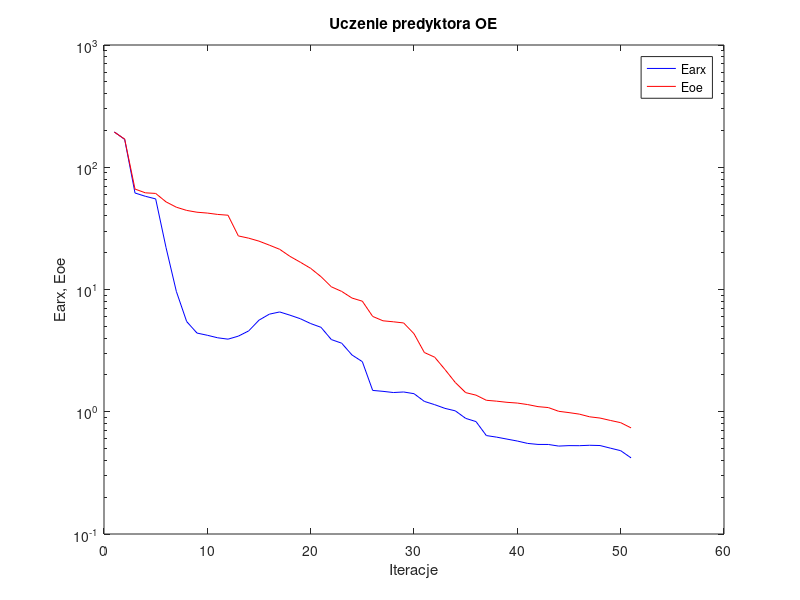
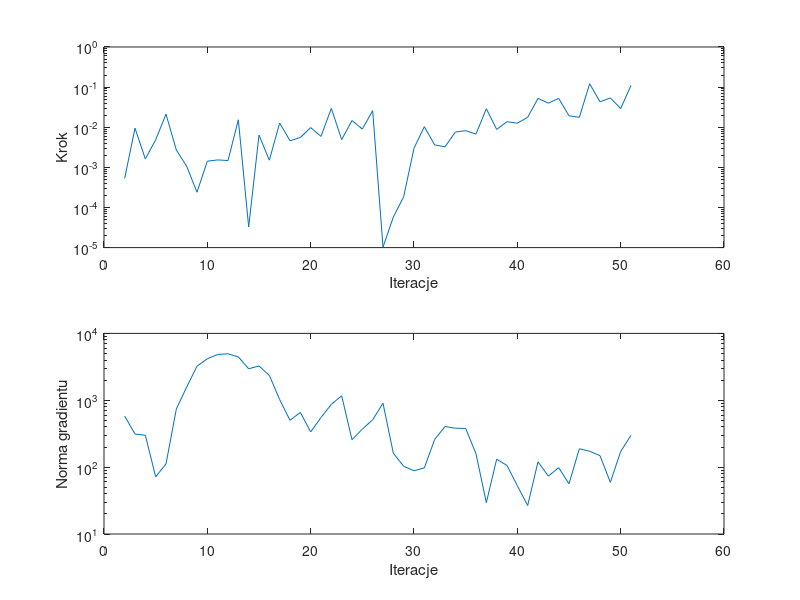

Write the MATLAB code that produced these figures, in order.
%uczenie predyktora oe
clear all;
n=0; farx(n+1)=1.944752e+002; foe(n+1)=1.938575e+002; wspucz(n+1)=0.000000e+000; ng(n+1)=0.000000e+000;
%odnowa zmiennej metryki
n=1; farx(n+1)=1.690092e+002; foe(n+1)=1.699176e+002; krok(n+1)=5.324041e-004; ng(n+1)=5.793800e+002;
n=2; farx(n+1)=6.158003e+001; foe(n+1)=6.631539e+001; krok(n+1)=9.473853e-003; ng(n+1)=3.123598e+002;
n=3; farx(n+1)=5.788163e+001; foe(n+1)=6.177671e+001; krok(n+1)=1.624224e-003; ng(n+1)=2.998811e+002;
n=4; farx(n+1)=5.510029e+001; foe(n+1)=6.108230e+001; krok(n+1)=4.841655e-003; ng(n+1)=7.176803e+001;
n=5; farx(n+1)=2.208694e+001; foe(n+1)=5.212071e+001; krok(n+1)=2.117616e-002; ng(n+1)=1.116609e+002;
n=6; farx(n+1)=9.648415e+000; foe(n+1)=4.711740e+001; krok(n+1)=2.707062e-003; ng(n+1)=7.394147e+002;
n=7; farx(n+1)=5.467801e+000; foe(n+1)=4.435765e+001; krok(n+1)=1.064808e-003; ng(n+1)=1.575090e+003;
n=8; farx(n+1)=4.402326e+000; foe(n+1)=4.287314e+001; krok(n+1)=2.400073e-004; ng(n+1)=3.231355e+003;
n=9; farx(n+1)=4.223005e+000; foe(n+1)=4.219100e+001; krok(n+1)=1.424799e-003; ng(n+1)=4.166987e+003;
n=10; farx(n+1)=4.027799e+000; foe(n+1)=4.112939e+001; krok(n+1)=1.532816e-003; ng(n+1)=4.841369e+003;
n=11; farx(n+1)=3.924136e+000; foe(n+1)=4.051590e+001; krok(n+1)=1.478815e-003; ng(n+1)=4.954435e+003;
n=12; farx(n+1)=4.153912e+000; foe(n+1)=2.743431e+001; krok(n+1)=1.532510e-002; ng(n+1)=4.449800e+003;
n=13; farx(n+1)=4.584197e+000; foe(n+1)=2.630163e+001; krok(n+1)=3.273007e-005; ng(n+1)=2.958407e+003;
n=14; farx(n+1)=5.613969e+000; foe(n+1)=2.486635e+001; krok(n+1)=6.374691e-003; ng(n+1)=3.256552e+003;
n=15; farx(n+1)=6.284611e+000; foe(n+1)=2.306234e+001; krok(n+1)=1.508794e-003; ng(n+1)=2.355279e+003;
n=16; farx(n+1)=6.552245e+000; foe(n+1)=2.132157e+001; krok(n+1)=1.270603e-002; ng(n+1)=1.021761e+003;
n=17; farx(n+1)=6.164334e+000; foe(n+1)=1.866138e+001; krok(n+1)=4.605442e-003; ng(n+1)=5.010611e+002;
n=18; farx(n+1)=5.767046e+000; foe(n+1)=1.671657e+001; krok(n+1)=5.548179e-003; ng(n+1)=6.583330e+002;
n=19; farx(n+1)=5.265536e+000; foe(n+1)=1.489429e+001; krok(n+1)=9.787685e-003; ng(n+1)=3.360635e+002;
n=20; farx(n+1)=4.905347e+000; foe(n+1)=1.273639e+001; krok(n+1)=5.906887e-003; ng(n+1)=5.530885e+002;
n=21; farx(n+1)=3.895395e+000; foe(n+1)=1.052269e+001; krok(n+1)=2.954351e-002; ng(n+1)=8.689177e+002;
n=22; farx(n+1)=3.637539e+000; foe(n+1)=9.647546e+000; krok(n+1)=4.912155e-003; ng(n+1)=1.166709e+003;
n=23; farx(n+1)=2.913152e+000; foe(n+1)=8.513164e+000; krok(n+1)=1.470844e-002; ng(n+1)=2.572051e+002;
n=24; farx(n+1)=2.569091e+000; foe(n+1)=8.024795e+000; krok(n+1)=8.996953e-003; ng(n+1)=3.698754e+002;
n=25; farx(n+1)=1.494944e+000; foe(n+1)=6.023275e+000; krok(n+1)=2.592196e-002; ng(n+1)=5.114185e+002;
%odnowa zmiennej metryki
n=26; farx(n+1)=1.468614e+000; foe(n+1)=5.546424e+000; krok(n+1)=1.030147e-005; ng(n+1)=9.025304e+002;
n=27; farx(n+1)=1.436309e+000; foe(n+1)=5.444001e+000; krok(n+1)=5.770216e-005; ng(n+1)=1.613319e+002;
n=28; farx(n+1)=1.451098e+000; foe(n+1)=5.325445e+000; krok(n+1)=1.851494e-004; ng(n+1)=1.030546e+002;
n=29; farx(n+1)=1.405599e+000; foe(n+1)=4.347912e+000; krok(n+1)=2.998733e-003; ng(n+1)=8.824357e+001;
n=30; farx(n+1)=1.215348e+000; foe(n+1)=3.052671e+000; krok(n+1)=1.034736e-002; ng(n+1)=9.753250e+001;
n=31; farx(n+1)=1.142854e+000; foe(n+1)=2.795052e+000; krok(n+1)=3.625910e-003; ng(n+1)=2.596956e+002;
n=32; farx(n+1)=1.065393e+000; foe(n+1)=2.214506e+000; krok(n+1)=3.248447e-003; ng(n+1)=4.050016e+002;
n=33; farx(n+1)=1.017162e+000; foe(n+1)=1.733692e+000; krok(n+1)=7.585588e-003; ng(n+1)=3.819124e+002;
n=34; farx(n+1)=8.828096e-001; foe(n+1)=1.433860e+000; krok(n+1)=8.202462e-003; ng(n+1)=3.793797e+002;
n=35; farx(n+1)=8.309760e-001; foe(n+1)=1.367354e+000; krok(n+1)=6.734730e-003; ng(n+1)=1.581338e+002;
n=36; farx(n+1)=6.386199e-001; foe(n+1)=1.241208e+000; krok(n+1)=2.896961e-002; ng(n+1)=2.948690e+001;
n=37; farx(n+1)=6.198381e-001; foe(n+1)=1.220566e+000; krok(n+1)=8.816889e-003; ng(n+1)=1.314144e+002;
n=38; farx(n+1)=5.974243e-001; foe(n+1)=1.194449e+000; krok(n+1)=1.370601e-002; ng(n+1)=1.059189e+002;
n=39; farx(n+1)=5.760733e-001; foe(n+1)=1.177861e+000; krok(n+1)=1.260621e-002; ng(n+1)=5.272825e+001;
n=40; farx(n+1)=5.507617e-001; foe(n+1)=1.144797e+000; krok(n+1)=1.767909e-002; ng(n+1)=2.666302e+001;
n=41; farx(n+1)=5.404550e-001; foe(n+1)=1.101247e+000; krok(n+1)=5.223014e-002; ng(n+1)=1.202273e+002;
n=42; farx(n+1)=5.399819e-001; foe(n+1)=1.081928e+000; krok(n+1)=3.982240e-002; ng(n+1)=7.341250e+001;
n=43; farx(n+1)=5.238446e-001; foe(n+1)=1.008570e+000; krok(n+1)=5.235740e-002; ng(n+1)=9.823656e+001;
n=44; farx(n+1)=5.284490e-001; foe(n+1)=9.838739e-001; krok(n+1)=1.931884e-002; ng(n+1)=5.643774e+001;
n=45; farx(n+1)=5.277606e-001; foe(n+1)=9.562367e-001; krok(n+1)=1.767909e-002; ng(n+1)=1.882967e+002;
n=46; farx(n+1)=5.319020e-001; foe(n+1)=9.091363e-001; krok(n+1)=1.211380e-001; ng(n+1)=1.726257e+002;
n=47; farx(n+1)=5.292675e-001; foe(n+1)=8.881647e-001; krok(n+1)=4.294671e-002; ng(n+1)=1.485518e+002;
n=48; farx(n+1)=5.039348e-001; foe(n+1)=8.492043e-001; krok(n+1)=5.382558e-002; ng(n+1)=5.926689e+001;
n=49; farx(n+1)=4.804308e-001; foe(n+1)=8.142907e-001; krok(n+1)=2.925850e-002; ng(n+1)=1.712447e+002;
n=50; farx(n+1)=4.197788e-001; foe(n+1)=7.382386e-001; krok(n+1)=1.096481e-001; ng(n+1)=2.992366e+002;

figure; semilogy(farx,'b'); hold on; semilogy(foe,'r'); xlabel('Iteracje'); ylabel('Earx, Eoe'); legend('Earx','Eoe'); title('Uczenie predyktora OE');
figure; subplot(2,1,1); semilogy(krok); xlabel('Iteracje'); ylabel('Krok');
subplot(2,1,2); semilogy(ng); xlabel('Iteracje'); ylabel('Norma gradientu');
Earx=farx(n+1)
Eoe=foe(n+1)
